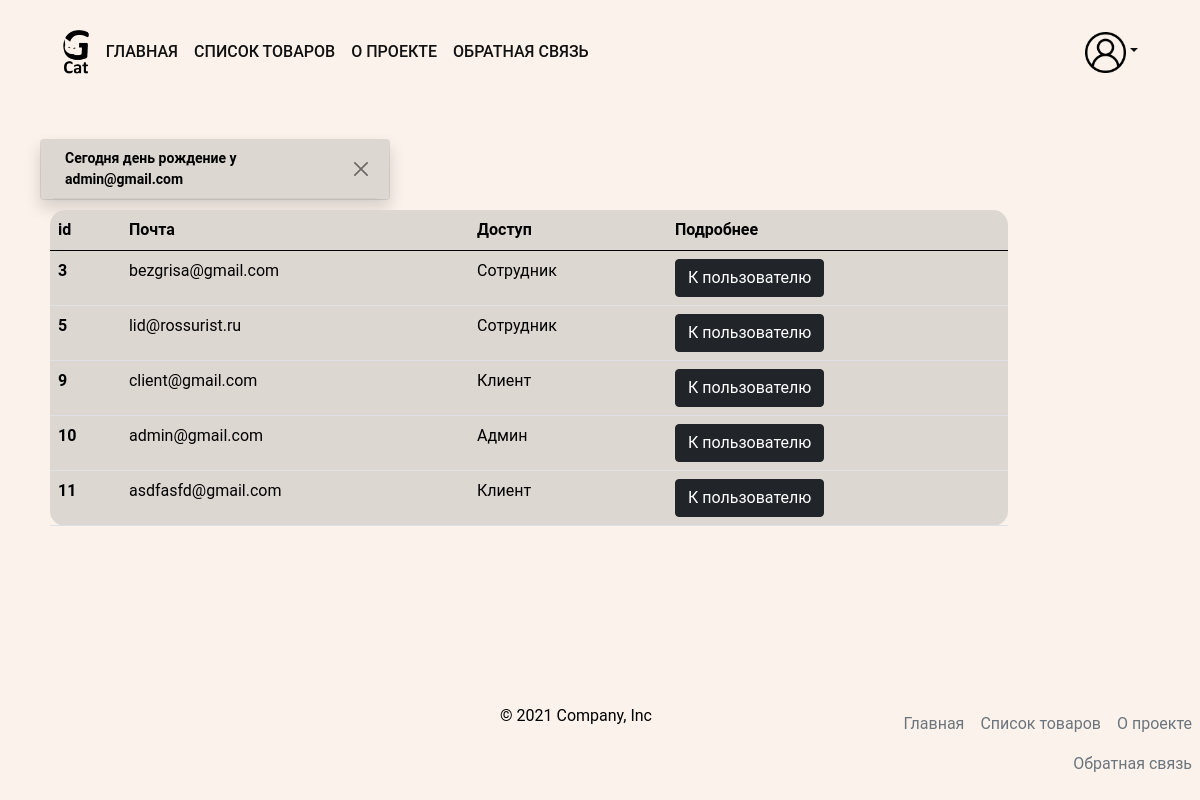
The page /users/user_list/ (signed in) on the database its author committed.
### users/models.py (models this page shows, shortened)
class Profile(AbstractBaseUser, PermissionsMixin):
    objects = ProfileManager()
    first_name = models.CharField(
        'имя',
        max_length=150,
        blank=True,
        null=True,
    )
    last_name = models.CharField(
        'фамилия',
        max_length=150,
        blank=True,
        null=True,
    )
    email = models.EmailField(
        'почта',
        unique=True,
        null=True,
    )
    is_active = models.BooleanField(
        'активная учетная запись',
        default=True,
        null=True,
    )
    is_staff = models.BooleanField(
        'сотрудник',
        default=False,
        null=True,
    )
    is_superuser = models.BooleanField(
        'админ',
        default=False,
        null=True,
    )
    date_joined = models.DateTimeField(default=timezone.now)
    birthday = models.DateField(
        'день рождения',
        blank=True,
        null=True,
    )
    USERNAME_FIELD = 'email'
    class Meta:
        default_related_name = 'profiles'
        verbose_name = 'пользователь'
        verbose_name_plural = 'пользователи'

### users/views.py (the view)
# urls.py: path('user_list/', views.UserListView.as_view(), name='user_list'),
class UserListView(ListView):
    template_name = 'users/user_list.html'
    model = Profile
    context_object_name = 'users_info'
    get_queryset = Profile.objects.is_activated

### core/user_processor.py (called while the page is built)
def access_users(request):
    users = Profile.objects.published()
    return {'users': users}

### users/managers.py (called while the page is built)
    def is_activated(self):
        return (
            self.get_queryset().
            filter(is_active=True)
            .only('id', 'email', 'is_superuser', 'is_staff',)
        )

    def published(self):
        return (
            self.get_queryset()
            .filter(birthday=datetime.today())
            .values('email', 'first_name')
        )

### templates/users/user_list.html
{% extends "base.html" %}
{% load static %}
{% block content %}
<div class="col-10">
  <table class="table">
    <thead>
      <tr>
        <th scope="col">id</th>
        <th scope="col">Почта</th>
        <th scope="col">Доступ</th>
        <th scope="col">Подробнее</th>
      </tr>
    </thead>
    <tbody>
      {% for field in users_info %}
        <tr>
          <th scope="row">{{ field.id }}</th>
          <td>{{ field.email }}</td>
          {% if field.is_superuser %}
            <td>Админ</td>
          {% elif field.is_staff %}
            <td>Сотрудник</td>
          {% else %}
            <td>Клиент</td>
          {% endif %}
          <td>
            <a
              href="{% url 'users:user_detail' field.id %}"
              class="btn btn-dark"
            >К пользователю</a>
          </td>
        </tr>
      {% endfor %}
    </tbody>
  </table>
</div>
{% endblock %}

### static_dev/style/style.css (style rules this page uses)
html { font-size: 16px; }
body { font-family: 'Roboto', sans-serif; font-size: 16px; font-weight: 400; color: #000; background-color: #fff; min-width: 350px; min-height: 100vh; display: flex; flex-direction: column; background-color: #FBF2EB; }
a { color: #111; }
.table { background-color: #ddd7d2; color: #000; border-radius: 15px; }

### rows shown on the page
Profile: id "3", email "bezgrisa@gmail.com", is_superuser "Сотрудник"
Profile: id "5", email "lid@rossurist.ru", is_superuser "Сотрудник"
Profile: id "9", email "client@gmail.com", is_superuser "Клиент"
Profile: id "10", email "admin@gmail.com", is_superuser "Админ"
Profile: id "11", email "asdfasfd@gmail.com", is_superuser "Клиент"

### other values the page prints
{{ user.email }} "admin@gmail.com"
